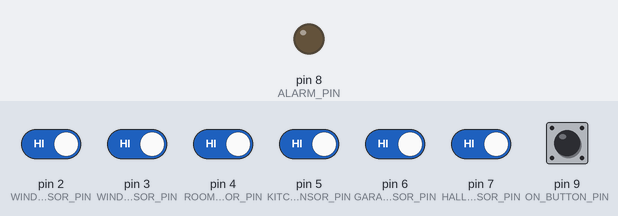
Simulated run of this sketch. Board: Arduino Uno, built with avr-gcc and run on an emulated ATmega328P. Shown: output pins drawn as LEDs (lit = HIGH). Inputs (shaded band) come from the test bench; at power-on: pin 2 (WINDOW1_SENSOR_PIN), pin 3 (WINDOW2_SENSOR_PIN), pin 4 (ROOM_SENSOR_PIN), pin 5 (KITCHEN_SENSOR_PIN), pin 6 (GARAGE_SENSOR_PIN), pin 7 (HALL_SENSOR_PIN), pin 9 (ON_BUTTON_PIN) HIGH. What the sketch prints to the serial monitor is not drawn.

Above: at 1.2 s.
1.3 s: pin 9 (ON_BUTTON_PIN) pulled LOW for 0.15 s
At 1.37 s:
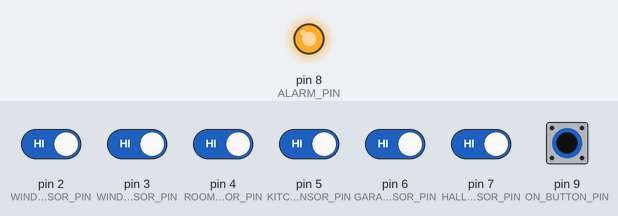
Timing chart, 0 to 4.3 s (numbered marks = the images above; inputs shaded):
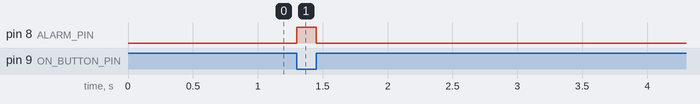

Measured:
- after the input at 1.3 s, pin 8 (ALARM_PIN): LOW → HIGH at once, → LOW 0.15 s later

The sketch:

main.ino
```cpp
// Foi mudado o botao de deslisante para um de pulsar

#define ON_BUTTON_PIN 9
#define BAR_SENSOR_PIN 1
#define WINDOW1_SENSOR_PIN 2
#define WINDOW2_SENSOR_PIN 3
#define ROOM_SENSOR_PIN 4
#define KITCHEN_SENSOR_PIN 5
#define GARAGE_SENSOR_PIN 6
#define HALL_SENSOR_PIN 7
#define ALARM_PIN 8

bool onButton = 0, barSensor = 0, window1Sensor = 0;
bool window2Sensor = 0, roomSensor = 0, kitchenSensor = 0;
bool garageSensor = 0, hallSensor = 0, alarm = 0;
bool systemOn = 0, onButtonBuffer = 0;

void setup()
{
    pinMode(ON_BUTTON_PIN, INPUT_PULLUP);
    pinMode(BAR_SENSOR_PIN, INPUT_PULLUP);
    pinMode(WINDOW1_SENSOR_PIN, INPUT_PULLUP);
    pinMode(WINDOW2_SENSOR_PIN, INPUT_PULLUP);
    pinMode(ROOM_SENSOR_PIN, INPUT_PULLUP);
    pinMode(KITCHEN_SENSOR_PIN, INPUT_PULLUP);
    pinMode(GARAGE_SENSOR_PIN, INPUT_PULLUP);
    pinMode(HALL_SENSOR_PIN, INPUT_PULLUP);
    pinMode(ALARM_PIN, OUTPUT);

    Serial.begin(9600);
}

void loop()
{
    //I/O's:
    onButton = !digitalRead(ON_BUTTON_PIN);
    barSensor = !digitalRead(BAR_SENSOR_PIN);
    window1Sensor = !digitalRead(WINDOW1_SENSOR_PIN);
    window2Sensor = !digitalRead(WINDOW2_SENSOR_PIN);
    roomSensor = !digitalRead(ROOM_SENSOR_PIN);
    kitchenSensor = !digitalRead(KITCHEN_SENSOR_PIN);
    garageSensor = !digitalRead(GARAGE_SENSOR_PIN);
    hallSensor = !digitalRead(HALL_SENSOR_PIN);
    digitalWrite(ALARM_PIN, alarm);

    //INÍCIO DA BORDA:
    if(onButton){
       onButtonBuffer = true;
    }
    //FIM DA BORDA:
    if(onButtonBuffer && !onButton){
        systemOn = !systemOn;
        Serial.println("Sistema ativado: " + String(systemOn));
        onButtonBuffer = false;
    }


     // Se o botao liga estiver acionado:
    if(onButton == true){
        if (barSensor == false || window1Sensor == false || window2Sensor == false ||
        roomSensor == true || kitchenSensor == true || hallSensor == true || garageSensor == true){

            alarm = 1;// Ligar o alarme
        }


    }
    // Se o botao liga não estiver acionado:
    // 0 = desligado

    else{
        alarm = 0;
    }
}
```
